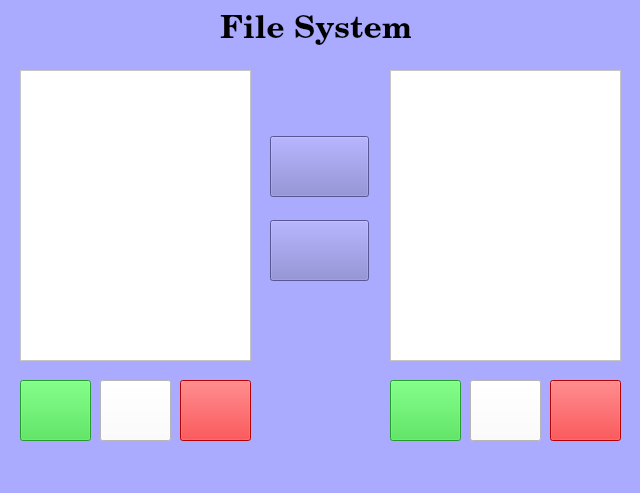
<?xml version="1.0" encoding="UTF-8"?>
<ui version="4.0">
 <class>MainWindow</class>
 <widget class="QMainWindow" name="MainWindow">
  <property name="geometry">
   <rect>
    <x>0</x>
    <y>0</y>
    <width>640</width>
    <height>493</height>
   </rect>
  </property>
  <property name="windowTitle">
   <string>Proyect</string>
  </property>
  <property name="styleSheet">
   <string notr="true">background-color: rgb(170, 170, 255);</string>
  </property>
  <widget class="QWidget" name="centralwidget">
   <widget class="QPushButton" name="copy_t1tot2">
    <property name="geometry">
     <rect>
      <x>270</x>
      <y>136</y>
      <width>99</width>
      <height>61</height>
     </rect>
    </property>
    <property name="styleSheet">
     <string notr="true">background-color: rgb(124, 122, 203);</string>
    </property>
    <property name="text">
     <string/>
    </property>
    <property name="icon">
     <iconset>
      <normaloff>../Imagenes/585e47b5cb11b227491c338b.png</normaloff>../Imagenes/585e47b5cb11b227491c338b.png</iconset>
    </property>
    <property name="iconSize">
     <size>
      <width>30</width>
      <height>30</height>
     </size>
    </property>
   </widget>
   <widget class="QPushButton" name="copy_t2tot1">
    <property name="geometry">
     <rect>
      <x>270</x>
      <y>220</y>
      <width>99</width>
      <height>61</height>
     </rect>
    </property>
    <property name="styleSheet">
     <string notr="true">background-color: rgb(124, 122, 203);
</string>
    </property>
    <property name="text">
     <string/>
    </property>
    <property name="icon">
     <iconset>
      <normaloff>../Imagenes/585e47b5cb11b227491c338b (copia).png</normaloff>../Imagenes/585e47b5cb11b227491c338b (copia).png</iconset>
    </property>
    <property name="iconSize">
     <size>
      <width>30</width>
      <height>30</height>
     </size>
    </property>
   </widget>
   <widget class="QPushButton" name="cd_tree1">
    <property name="geometry">
     <rect>
      <x>20</x>
      <y>380</y>
      <width>71</width>
      <height>61</height>
     </rect>
    </property>
    <property name="styleSheet">
     <string notr="true">background-color: rgb(52, 218, 63);</string>
    </property>
    <property name="text">
     <string/>
    </property>
    <property name="icon">
     <iconset>
      <normaloff>../Imagenes/-create-new-folder_90671.png</normaloff>../Imagenes/-create-new-folder_90671.png</iconset>
    </property>
    <property name="iconSize">
     <size>
      <width>60</width>
      <height>60</height>
     </size>
    </property>
   </widget>
   <widget class="QPushButton" name="cf_tree1">
    <property name="geometry">
     <rect>
      <x>100</x>
      <y>380</y>
      <width>71</width>
      <height>61</height>
     </rect>
    </property>
    <property name="styleSheet">
     <string notr="true">background-color: rgb(255, 255, 255);</string>
    </property>
    <property name="text">
     <string/>
    </property>
    <property name="icon">
     <iconset>
      <normaloff>../Imagenes/WhatsApp Image 2019-08-13 at 11.53.46 PM.jpeg</normaloff>../Imagenes/WhatsApp Image 2019-08-13 at 11.53.46 PM.jpeg</iconset>
    </property>
    <property name="iconSize">
     <size>
      <width>60</width>
      <height>60</height>
     </size>
    </property>
   </widget>
   <widget class="QPushButton" name="delete_tree1">
    <property name="geometry">
     <rect>
      <x>180</x>
      <y>380</y>
      <width>71</width>
      <height>61</height>
     </rect>
    </property>
    <property name="styleSheet">
     <string notr="true">background-color: rgb(255, 0, 4);</string>
    </property>
    <property name="text">
     <string/>
    </property>
    <property name="icon">
     <iconset>
      <normaloff>../Imagenes/121113.png</normaloff>../Imagenes/121113.png</iconset>
    </property>
    <property name="iconSize">
     <size>
      <width>50</width>
      <height>50</height>
     </size>
    </property>
   </widget>
   <widget class="QLabel" name="title">
    <property name="geometry">
     <rect>
      <x>220</x>
      <y>10</y>
      <width>191</width>
      <height>41</height>
     </rect>
    </property>
    <property name="font">
     <font>
      <family>Century Schoolbook L</family>
      <pointsize>24</pointsize>
      <weight>75</weight>
      <italic>false</italic>
      <bold>true</bold>
     </font>
    </property>
    <property name="styleSheet">
     <string notr="true">color: rgb(0, 0, 0);</string>
    </property>
    <property name="text">
     <string>File System</string>
    </property>
   </widget>
   <widget class="QPushButton" name="cf_tree2">
    <property name="geometry">
     <rect>
      <x>470</x>
      <y>380</y>
      <width>71</width>
      <height>61</height>
     </rect>
    </property>
    <property name="styleSheet">
     <string notr="true">background-color: rgb(255, 255, 255);</string>
    </property>
    <property name="text">
     <string/>
    </property>
    <property name="icon">
     <iconset>
      <normaloff>../Imagenes/WhatsApp Image 2019-08-13 at 11.53.46 PM.jpeg</normaloff>../Imagenes/WhatsApp Image 2019-08-13 at 11.53.46 PM.jpeg</iconset>
    </property>
    <property name="iconSize">
     <size>
      <width>60</width>
      <height>60</height>
     </size>
    </property>
   </widget>
   <widget class="QPushButton" name="cd_tree2">
    <property name="geometry">
     <rect>
      <x>390</x>
      <y>380</y>
      <width>71</width>
      <height>61</height>
     </rect>
    </property>
    <property name="styleSheet">
     <string notr="true">background-color: rgb(52, 218, 63);</string>
    </property>
    <property name="text">
     <string/>
    </property>
    <property name="icon">
     <iconset>
      <normaloff>../Imagenes/-create-new-folder_90671.png</normaloff>../Imagenes/-create-new-folder_90671.png</iconset>
    </property>
    <property name="iconSize">
     <size>
      <width>60</width>
      <height>60</height>
     </size>
    </property>
   </widget>
   <widget class="QPushButton" name="delete_tree2">
    <property name="geometry">
     <rect>
      <x>550</x>
      <y>380</y>
      <width>71</width>
      <height>61</height>
     </rect>
    </property>
    <property name="styleSheet">
     <string notr="true">background-color: rgb(255, 0, 4);</string>
    </property>
    <property name="text">
     <string/>
    </property>
    <property name="icon">
     <iconset>
      <normaloff>../Imagenes/121113.png</normaloff>../Imagenes/121113.png</iconset>
    </property>
    <property name="iconSize">
     <size>
      <width>50</width>
      <height>50</height>
     </size>
    </property>
   </widget>
   <widget class="QListWidget" name="lwTree1">
    <property name="geometry">
     <rect>
      <x>20</x>
      <y>70</y>
      <width>231</width>
      <height>291</height>
     </rect>
    </property>
    <property name="styleSheet">
     <string notr="true">background-color: rgb(255, 255, 255);</string>
    </property>
    <property name="selectionMode">
     <enum>QAbstractItemView::SingleSelection</enum>
    </property>
   </widget>
   <widget class="QListWidget" name="lwTree2">
    <property name="geometry">
     <rect>
      <x>390</x>
      <y>70</y>
      <width>231</width>
      <height>291</height>
     </rect>
    </property>
    <property name="styleSheet">
     <string notr="true">background-color: rgb(255, 255, 255);</string>
    </property>
    <property name="selectionMode">
     <enum>QAbstractItemView::MultiSelection</enum>
    </property>
    <property name="selectionBehavior">
     <enum>QAbstractItemView::SelectItems</enum>
    </property>
   </widget>
  </widget>
  <widget class="QMenuBar" name="menubar">
   <property name="geometry">
    <rect>
     <x>0</x>
     <y>0</y>
     <width>640</width>
     <height>25</height>
    </rect>
   </property>
  </widget>
  <widget class="QStatusBar" name="statusbar"/>
 </widget>
 <resources/>
 <connections/>
</ui>
